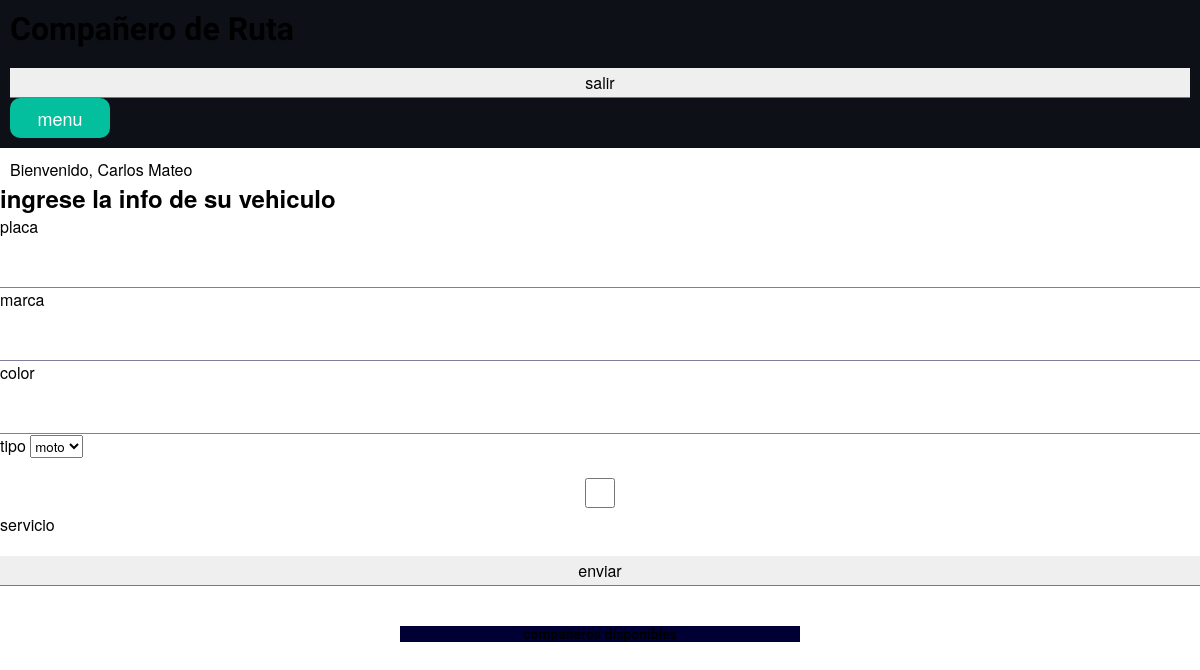
Before: /src/views/home/index.php with the older database file.
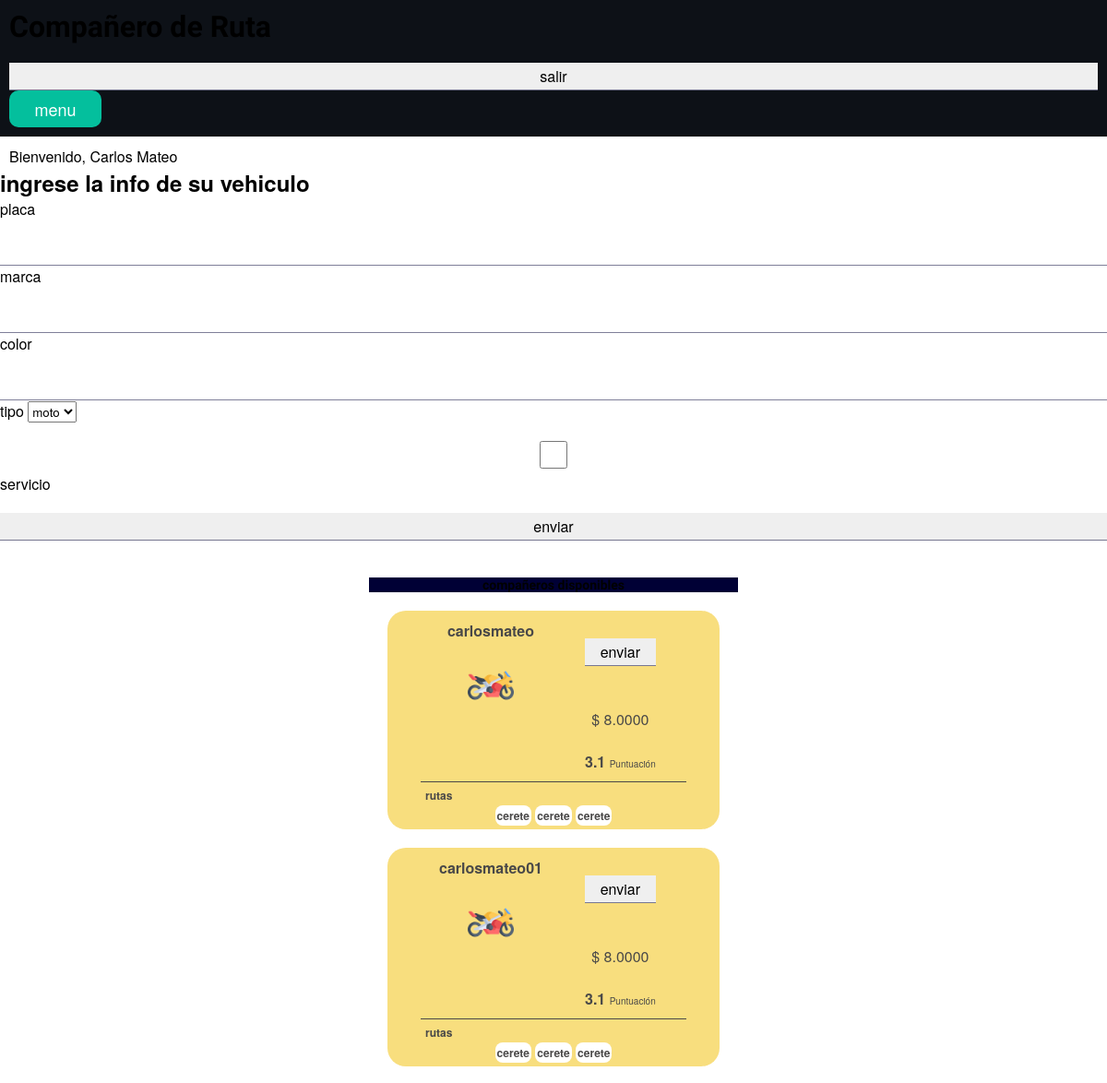
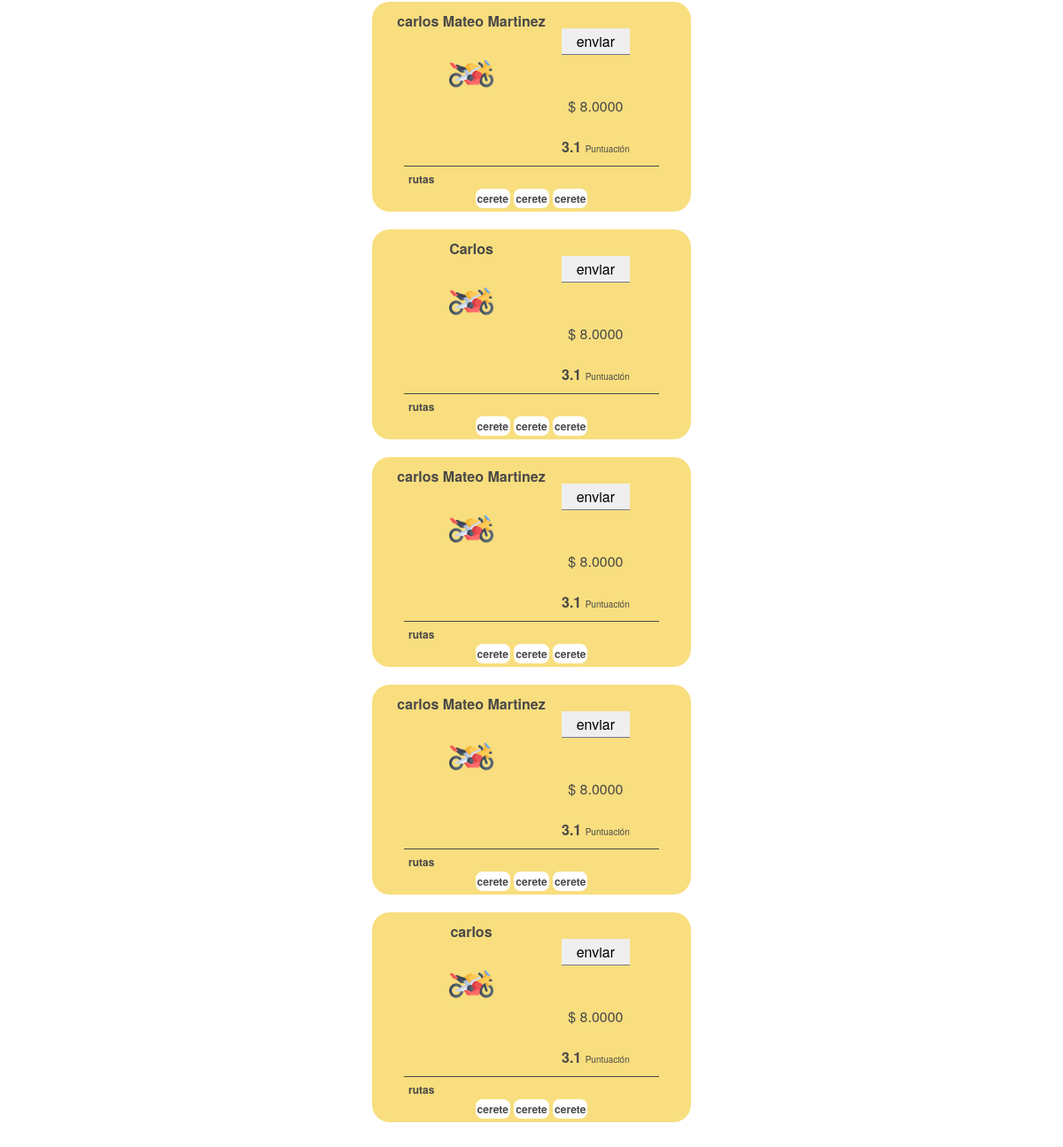
After: the same page with the newer database file (2 pictures, top to bottom).
### tables this page shows
CREATE TABLE `ESTUDIANTE` (
  `idESTUDIANTE` int(10) UNSIGNED NOT NULL,
  `USUARIO` varchar(50) NOT NULL,
  `PASSWORD_2` varchar(150) NOT NULL,
  `TELEFONO` varchar(10) NOT NULL,
  `ID_POWERCAMPUS` int(10) UNSIGNED NOT NULL,
  `FECHA_CREACION_USUARIO` date DEFAULT NULL,
  `NOMBRE` varchar(80) DEFAULT NULL,
  `EMAIL` varchar(100) NOT NULL,
  `ESTADO` tinyint(1) NOT NULL,
  `IDENTIFICACION` varchar(90) NOT NULL,
  `SERVICIO` tinyint(1) NOT NULL,
  `CUENTA_ACTIVA` tinyint(1) NOT NULL
);

### src/views/home/index.php (the view, shortened to what this page needs)
<!DOCTYPE html>
<html lang='en'>
<head>
    <link rel='stylesheet' href='style/style.css'>
</head>
<body>
    <header id='header'>
        <h1 class='title'>Compañero de Ruta</h1>
        <form action="/motos-app/logout" method="POST">
            <input type="submit" value="salir">
        </form>
        <button id="btn" class="btn">
            menu
        </button>
    </header>
    <main class='main'>
        <div class='welcome_message'>
            <?php
            echo '<span>Bienvenido, Carlos Mateo</span>'
            ?>
        </div>
        <div class="vehiculo_container">
            <form action="">
                <h2>ingrese la info de su vehiculo</h2>
                <label for="placa">placa</label>
                <input type="text" name="" id="placa">
                <label for="marca">marca</label>
                <input type="text" name="" id="marca">
                <label for="color">color</label>
                <input type="text" name="" id="color">
                <label for="tipo">tipo</label>
                <select name="" id="tipo">
                    <option value="moto">moto</option>
                </select>
                <label><input type="checkbox" name="" id="">servicio</label>
                <input type="submit" value="enviar">
            </form>
        </div>
        <div class='main_container'>
            <div>
                <h2 class='title' style='font-size:14px; background-color: #000035;'>compañeros disponibles</h2>
            </div>
            <?php
            $db = new Database();
            $con = $db->connect();
            $sql = "SELECT idESTUDIANTE, NOMBRE FROM `ESTUDIANTE` WHERE `ESTADO` LIKE FALSE";
            $query = $con->prepare($sql);
            $query->execute();
            $result = $query->fetchAll(PDO::FETCH_NUM);
            foreach ($result as $row) {
                echo " <div class='card'>
                    <div class='card_info'>
                        <div style='width: 60%' class='name_student'>
                            <strong>" . $row[1] . "</strong>
                            <br><br>
                            <img width='50px' src='img/motorbike.png' alt=''>
                        </div>
                        <div>
                            <form action='home/contact' method='post'>
                                <input type='submit' value='enviar'>
                            </form>
                            <br><br>
                            <span>$ 8.0000</span>
                            <br><br>
                            <strong>3.1 </strong><span style='font-size:10px ;'>Puntuación</span>
                        </div>
                    </div>
                    <div class='card_roads' >
                        <div class='road_title' >
                            <strong class='road_title'>rutas</strong>
                        </div>
                        <span class='rutas' >cerete</span>
                        <span class='rutas' >cerete</span>
                        <span class='rutas' >cerete</span>
                    </div>
                </div>";
            }
            ?>
        </div>
    </main>
</body>
</html>

### style/style.css (style rules this page uses)
* { margin: 0px; padding: 0px; box-sizing: border-box; font-family: 'Helvetica Neue', sans-serif; }
input { width: 100%; height: 30px; outline: none; margin-top: 20px; border: none; text-align: center; font-size: 16px; border-bottom: 1px solid rgba(0, 0, 53, 0.5); }
input::placeholder { color: rgba(0, 0, 53, 0.5); }
.title { font-size: 32px; font-family: 'Bungee Spice', cursive }
.main_container { font-family: 'Roboto', sans-serif; max-width: 400px; width: 80%; margin: 40px auto; text-align: center; }
.welcome_message { margin: 10px 0px 0px 10px; }
.card { color: rgb(73, 72, 72); background-color: #1c4c96; background-color: #607ec9; background-color: #f8de7e; border-radius: 20px; margin: 20px; }
.card_roads { border-top: 1px solid ; padding: 5px; margin: auto; width: 80%; }
.road_title { font-size: 12px; text-align: left; }
.card_info { padding: 10px; display: flex; }
.rutas { padding: 2px; border-radius: 8px; background-color: #ffffff; font-size: 12px; font-weight: bold; }
.name_student { width: 50%; }
#header { padding: 10px; background-color: #0d1117; }
img { margin: auto; }
button { font-size: 18px; color: white; width: 100px; height: 40px; margin: 0px auto; background-color: #04bf9d; border: none; border-radius: 10px; }

Changed rows visible on the page:
added estudiante: NOMBRE "carlosmateo"
added estudiante: NOMBRE "carlosmateo01"
added estudiante: NOMBRE "carlos Mateo Martinez"
added estudiante: NOMBRE "Carlos"
added estudiante: NOMBRE "carlos Mateo Martinez"
added estudiante: NOMBRE "carlos Mateo Martinez"
added estudiante: NOMBRE "carlos"
